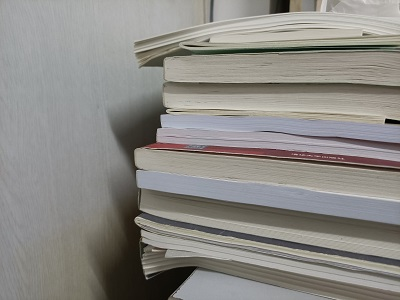
#> input picture test4/text2.jpg, 400 x 300 px, found by its file name
$ python get_sift.py
#> lines starting #> are read from the running program, lines starting #| are printed output that depends on the picture
# -*- coding: utf-8 -*-
"""
Created on Mon Jun  7 23:05:28 2021

@author: Administrator
"""

import numpy as np
import cv2
from matplotlib import pyplot as plt

imgname1 = 'E:/SIFTDemo/test4/text2.jpg'
imgname2 = 'E:/SIFTDemo/test4/text1.jpg'
#实例化的sift函数
sift = cv2.xfeatures2d.SIFT_create()

img1 = cv2.imread(imgname1)
#> img1 is the input picture: shape (300, 400, 3); mean B, G, R 133.3, 137.4, 139.5
gray1 = cv2.cvtColor(img1, cv2.COLOR_BGR2GRAY) #灰度处理图像
img2 = cv2.imread(imgname2)
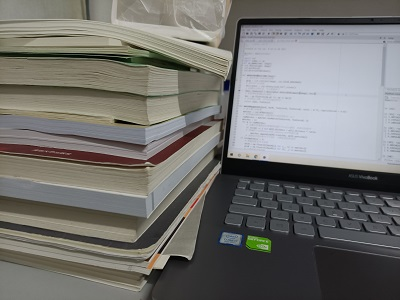
#> input picture test4/text1.jpg, 400 x 300 px, found by its file name
#> img2 is the input picture: shape (300, 400, 3); mean B, G, R 109.6, 112.9, 113.9
gray2 = cv2.cvtColor(img2, cv2.COLOR_BGR2GRAY)#灰度处理图像
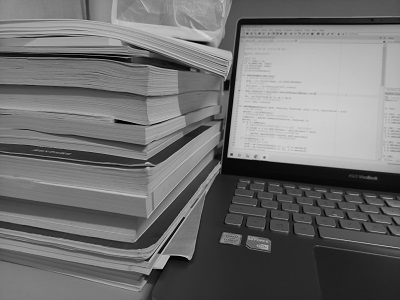
#> gray2: shape (300, 400); min 0, max 219, mean 112.8
kp1, des1 = sift.detectAndCompute(img1,None)   #des是描述子
#> kp1 = 100 keypoints; strongest (x, y, size): (388, 121, 3.9), (139, 220, 5.9), (140, 129, 30.4), (179, 273, 16.3)
print("图片1的关键点数目："+str(len(kp1)))
#| 图片1的关键点数目：100
#print(des1.shape)
kp2, des2 = sift.detectAndCompute(img2,None)  #des是描述子
#> kp2 = 224 keypoints; strongest (x, y, size): (159, 252, 2.3), (117, 121, 3.3), (147, 260, 2.2), (230, 85, 9.4)
print("图片2的关键点数目："+str(len(kp2)))
#| 图片2的关键点数目：224
#print(gray1.shape)
#print(gray2.shape)
hmerge = np.hstack((gray1, gray2)) #水平拼接
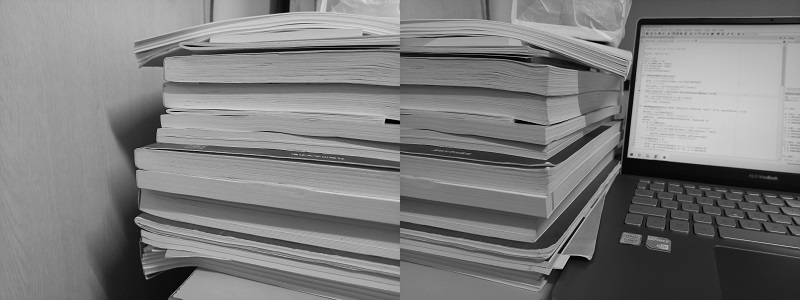
#> hmerge: shape (300, 800); min 0, max 221, mean 125.2
cv2.imshow("gray", hmerge) #拼接显示为gray
cv2.waitKey(0)

img3 = cv2.drawKeypoints(img1,kp1,img1,color=(255,0,255)) #画出特征点，并显示为红色圆圈
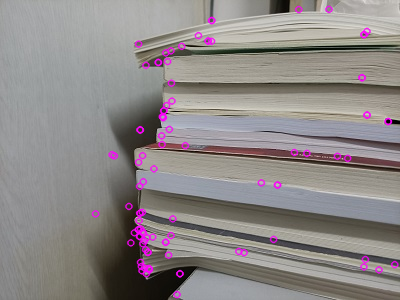
#> img3: shape (300, 400, 3); mean B, G, R 135.4, 135.7, 141.5
#print(img3.size)
img4 = cv2.drawKeypoints(img2,kp2,img2,color=(255,0,255)) #画出特征点，并显示为红色圆圈
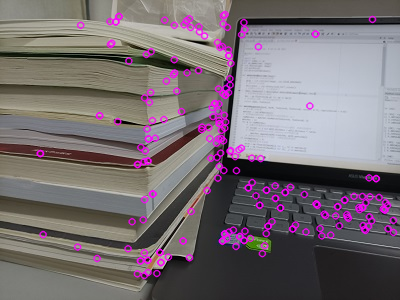
#> img4: shape (300, 400, 3); mean B, G, R 115.3, 109.6, 119.4

hmerge = np.hstack((img3, img4)) #水平拼接
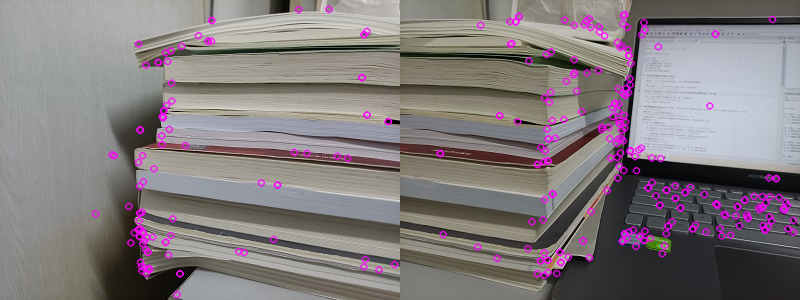
#> hmerge: shape (300, 800, 3); mean B, G, R 125.4, 122.6, 130.5
cv2.imshow("point", hmerge) #拼接显示为gray
cv2.waitKey(0)
# BFMatcher解决匹配
bf = cv2.BFMatcher()
matches = bf.knnMatch(des1,des2, k=2)
#> matches = 100 matches
#print(matches)
#print(len(matches))
# 调整ratio
good = []
for m,n in matches:
    if m.distance < 0.75*n.distance:
        good.append([m])
#> this loop made 100 passes
#> after the loop, good = 5 matches

img5 = cv2.drawMatchesKnn(img1,kp1,img2,kp2,matches,None,flags=2)
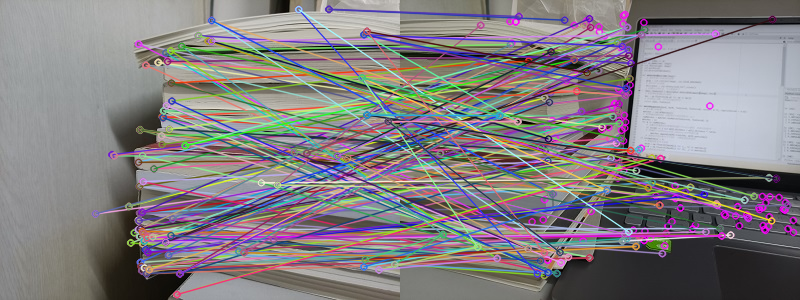
#> img5: shape (300, 800, 3); mean B, G, R 129.3, 125.8, 130.7
cv2.imshow("BFmatch", img5)
cv2.waitKey(0)
cv2.destroyAllWindows()
